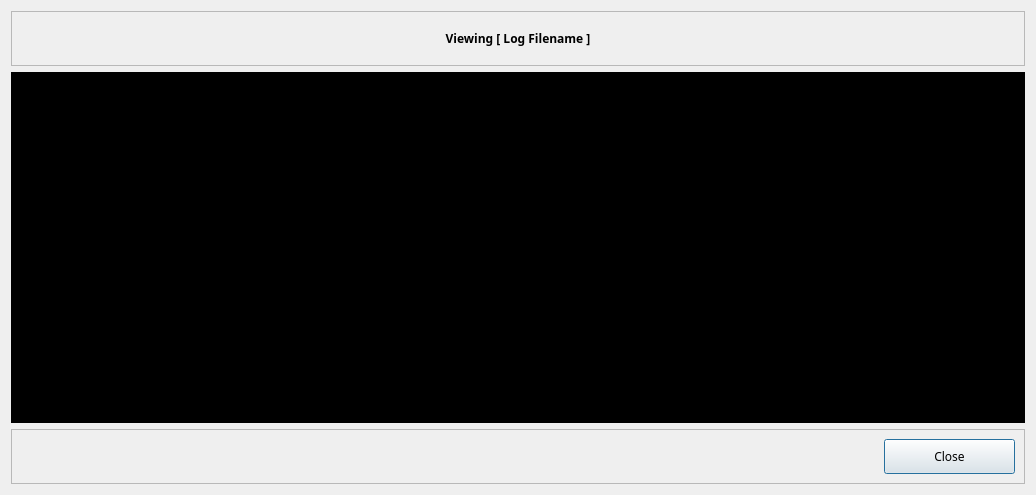
<?xml version="1.0" encoding="UTF-8"?>
<ui version="4.0">
 <class>logViewer</class>
 <widget class="QDialog" name="logViewer">
  <property name="geometry">
   <rect>
    <x>0</x>
    <y>0</y>
    <width>1036</width>
    <height>495</height>
   </rect>
  </property>
  <property name="minimumSize">
   <size>
    <width>1036</width>
    <height>495</height>
   </size>
  </property>
  <property name="maximumSize">
   <size>
    <width>1036</width>
    <height>495</height>
   </size>
  </property>
  <property name="font">
   <font>
    <family>Century Gothic</family>
    <pointsize>9</pointsize>
   </font>
  </property>
  <property name="windowTitle">
   <string>Log File Viewer</string>
  </property>
  <property name="windowIcon">
   <iconset>
    <normaloff>images/kabtrak.ico</normaloff>images/kabtrak.ico</iconset>
  </property>
  <layout class="QGridLayout" name="gridLayout">
   <item row="0" column="0">
    <layout class="QVBoxLayout" name="verticalLayout">
     <item>
      <widget class="QFrame" name="frame">
       <property name="sizePolicy">
        <sizepolicy hsizetype="Preferred" vsizetype="Fixed">
         <horstretch>0</horstretch>
         <verstretch>0</verstretch>
        </sizepolicy>
       </property>
       <property name="minimumSize">
        <size>
         <width>0</width>
         <height>55</height>
        </size>
       </property>
       <property name="maximumSize">
        <size>
         <width>16777215</width>
         <height>55</height>
        </size>
       </property>
       <property name="frameShape">
        <enum>QFrame::StyledPanel</enum>
       </property>
       <property name="frameShadow">
        <enum>QFrame::Raised</enum>
       </property>
       <layout class="QGridLayout" name="gridLayout_2">
        <item row="0" column="0">
         <widget class="QLabel" name="lblFilename">
          <property name="font">
           <font>
            <weight>75</weight>
            <bold>true</bold>
           </font>
          </property>
          <property name="text">
           <string>Viewing [ Log Filename ]</string>
          </property>
          <property name="alignment">
           <set>Qt::AlignCenter</set>
          </property>
         </widget>
        </item>
       </layout>
      </widget>
     </item>
     <item>
      <widget class="QPlainTextEdit" name="logView">
       <property name="font">
        <font>
         <family>Century Gothic</family>
        </font>
       </property>
       <property name="styleSheet">
        <string notr="true">background-color: rgb(0, 0, 0);
color: rgb(85, 255, 0);</string>
       </property>
       <property name="frameShape">
        <enum>QFrame::NoFrame</enum>
       </property>
       <property name="frameShadow">
        <enum>QFrame::Plain</enum>
       </property>
       <property name="readOnly">
        <bool>true</bool>
       </property>
      </widget>
     </item>
     <item>
      <widget class="QFrame" name="frame_2">
       <property name="sizePolicy">
        <sizepolicy hsizetype="Preferred" vsizetype="Fixed">
         <horstretch>0</horstretch>
         <verstretch>0</verstretch>
        </sizepolicy>
       </property>
       <property name="minimumSize">
        <size>
         <width>0</width>
         <height>55</height>
        </size>
       </property>
       <property name="frameShape">
        <enum>QFrame::StyledPanel</enum>
       </property>
       <property name="frameShadow">
        <enum>QFrame::Raised</enum>
       </property>
       <layout class="QGridLayout" name="gridLayout_3">
        <item row="0" column="1">
         <widget class="QPushButton" name="btnClose">
          <property name="sizePolicy">
           <sizepolicy hsizetype="Fixed" vsizetype="Fixed">
            <horstretch>0</horstretch>
            <verstretch>0</verstretch>
           </sizepolicy>
          </property>
          <property name="minimumSize">
           <size>
            <width>131</width>
            <height>35</height>
           </size>
          </property>
          <property name="maximumSize">
           <size>
            <width>131</width>
            <height>35</height>
           </size>
          </property>
          <property name="text">
           <string>Close</string>
          </property>
         </widget>
        </item>
        <item row="0" column="0">
         <spacer name="horizontalSpacer">
          <property name="orientation">
           <enum>Qt::Horizontal</enum>
          </property>
          <property name="sizeHint" stdset="0">
           <size>
            <width>40</width>
            <height>20</height>
           </size>
          </property>
         </spacer>
        </item>
       </layout>
      </widget>
     </item>
    </layout>
   </item>
  </layout>
 </widget>
 <resources/>
 <connections/>
</ui>
